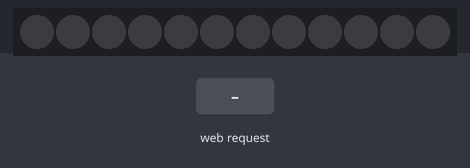
A program run on a simulated Raspberry Pi Pico running CircuitPython. Parts: 12 RGB LEDs in strip order, left to right. The inputs (shaded band) are chosen by the test bench. Dim RGB values are drawn brighter than linear; library files of the repository ran but are not shown: secrets.py; what the program prints to the serial console is not drawn.

Above: at 2.7 s.
2.8 s: HTTP request GET /rainbow received
At 3.4 s:
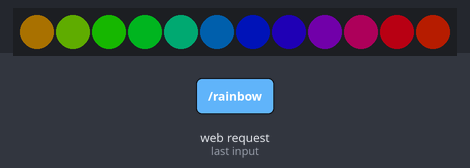
5.8 s: HTTP request GET /rgb received
At 5.8 s:
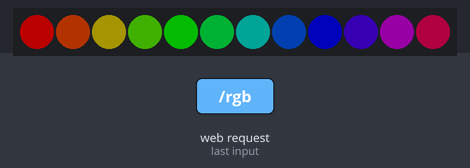
Timing chart, 0 to 8.8 s (numbered marks = the images above; inputs shaded):
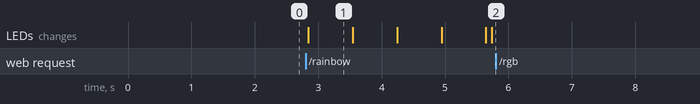

Measured:
- after the input at 2.8 s, the LEDs: change at once (image 1)
- after the input at 5.8 s, every drawn part: stays the same
- what the display in image 1 shows lasts 0.7 s, from 2.8 s to 3.5 s

The program:

code.py
```python
import board
import wifi
import socketpool
import ampule
import time
from rainbowio import colorwheel
import neopixel

pixel_pin = board.GP16
num_pixels = 12
pixels = neopixel.NeoPixel(pixel_pin, num_pixels, brightness=0.3, auto_write=False)

headers = {
    "Content-Type": "application/json; charset=UTF-8",
    "Access-Control-Allow-Origin": '*',
    "Access-Control-Allow-Methods": 'GET, POST',
    "Access-Control-Allow-Headers": 'Origin, Accept, Content-Type, X-Requested-With, X-CSRF-Token'
}

def color_chase(color, wait):
    for i in range(num_pixels):
        pixels[i] = color
        time.sleep(wait)
        pixels.show()
    time.sleep(0.5)

def rainbow_cycle(wait):
    for k in range(10):
        for j in range(255):
            for i in range(num_pixels):
                rc_index = (i * 256 // num_pixels) + j
                pixels[i] = colorwheel(rc_index & 255)
            pixels.show()
            time.sleep(wait)

@ampule.route("/rainbow")
def rainbow(request):
    rainbow_cycle(0)
    return (200, headers, '{"Lights": RAINBOW!!}')

@ampule.route("/rgb")
def rgb_set(request):
    value = request.params["value"]
    rgb_value = tuple(map(int, value.split(',')))
    print(type(rgb_value))
    print(rgb_value)
    color_chase(rgb_value, 0.1)
    return (200, {}, "RGB value is %s!" % value)


try:
    from secrets import secrets
except ImportError:
    print("WiFi secrets not found in secrets.py")
    raise

try:
    print("Connecting to %s..." % secrets["ssid"])
    print("MAC: ", [hex(i) for i in wifi.radio.mac_address])
    wifi.radio.connect(secrets["ssid"], secrets["password"])
except:
    print("Error connecting to WiFi")
    raise

pool = socketpool.SocketPool(wifi.radio)
socket = pool.socket()
socket.bind(['0.0.0.0', 80])
socket.listen(1)
print("Connected to %s, IPv4 Addr: " % secrets["ssid"], wifi.radio.ipv4_address)

while True:
    ampule.listen(socket)
```

ampule.py
```python
import io
import re

from errno import EAGAIN, ECONNRESET

BUFFER_SIZE = 256
routes = []
variable_re = re.compile("^<([a-zA-Z]+)>$")

class Request:
    def __init__(self, method, full_path):
        self.method = method
        self.path = full_path.split("?")[0]
        self.params = Request.__parse_params(full_path)
        self.headers = {}
        self.body = None

    @staticmethod
    def __parse_params(path):
        query_string = path.split("?")[1] if "?" in path else ""
        param_list = query_string.split("&")
        params = {}
        for param in param_list:
            key_val = param.split("=")
            if len(key_val) == 2:
                params[key_val[0]] = key_val[1]
        return params


def __parse_headers(reader):
    headers = {}
    for line in reader:
        if line == b'\r\n': break
        title, content = str(line, "utf-8").split(":", 1)
        headers[title.strip().lower()] = content.strip()
    return headers

def __parse_body(reader):
    data = bytearray()
    for line in reader:
        if line == b'\r\n': break
        data.extend(line)
    return str(data, "utf-8")

def __read_request(client):
    message = bytearray()
    socket_recv = True

    try:
        while socket_recv:
            buffer = bytearray(BUFFER_SIZE)
            client.recv_into(buffer)
            for byte in buffer:
                if byte == 0x00:
                    socket_recv = False
                    break
                else:
                    message.append(byte)
    except OSError as error:
        print("Error reading from socket", error)

    reader = io.BytesIO(message)
    line = str(reader.readline(), "utf-8")
    (method, full_path, _) = line.rstrip("\r\n").split(None, 2)

    request = Request(method, full_path)
    request.headers = __parse_headers(reader)
    request.body = __parse_body(reader)

    return request

def __send_response(client, code, headers, data):
    headers["Server"] = "Ampule/0.0.1-alpha (CircuitPython)"
    headers["Connection"] = "close"
    headers["Content-Length"] = len(data)

    with io.BytesIO() as response:
        response.write(("HTTP/1.1 %i OK\r\n" % code).encode())
        for k, v in headers.items():
            response.write(("%s: %s\r\n" % (k, v)).encode())

        response.write(b"\r\n")
        if(isinstance(data, str)):
            response.write(data.encode())
        else:
            response.write(data)
        response.write(b"\r\n")

        response.flush()
        response.seek(0)
        response_buffer = response.read()

        # unreliable sockets on ESP32-S2: see https://github.com/adafruit/circuitpython/issues/4420#issuecomment-814695753
        response_length = len(response_buffer)
        bytes_sent_total = 0
        while True:
            try:
                bytes_sent = client.send(response_buffer)
                bytes_sent_total += bytes_sent
                if bytes_sent_total >= response_length:
                    return bytes_sent_total
                else:
                    response_buffer = response_buffer[bytes_sent:]
                    continue
            except OSError as e:
                if e.errno == 11:       # EAGAIN: no bytes have been transfered
                    continue
                else:
                    return bytes_sent_total

def __on_request(method, rule, request_handler):
    regex = "^"
    rule_parts = rule.split("/")
    for part in rule_parts:
        # Is this portion of the path a variable?
        var = variable_re.match(part)
        if var:
            # If so, allow any alphanumeric value
            regex += r"([a-zA-Z0-9_-]+)\/"
        else:
            # Otherwise exact match
            regex += part + r"\/"
    regex += "?$"
    routes.append(
        (re.compile(regex), {"method": method, "func": request_handler})
    )

def __match_route(path, method):
    for matcher, route in routes:
        match = matcher.match(path)
        if match and method == route["method"]:
            return (match.groups(), route)
    return None

def listen(socket):
    try:
        client, _ = socket.accept()
    except OSError as e:
        if e.errno == EAGAIN: return
        if e.errno == ECONNRESET: return
        print("OS Error with socket:", e)
        raise e

    try:
        request = __read_request(client)
        match = __match_route(request.path, request.method)
        if match:
            args, route = match
            status, headers, body = route["func"](request, *args)
            __send_response(client, status, headers, body)
        else:
            __send_response(client, 404, {}, "Not found")
    except BaseException as e:
        print("Error with request:", e)
        __send_response(client, 500, {}, "Error processing request")
    client.close()

def route(rule, method='GET'):
    return lambda func: __on_request(method, rule, func)
```
